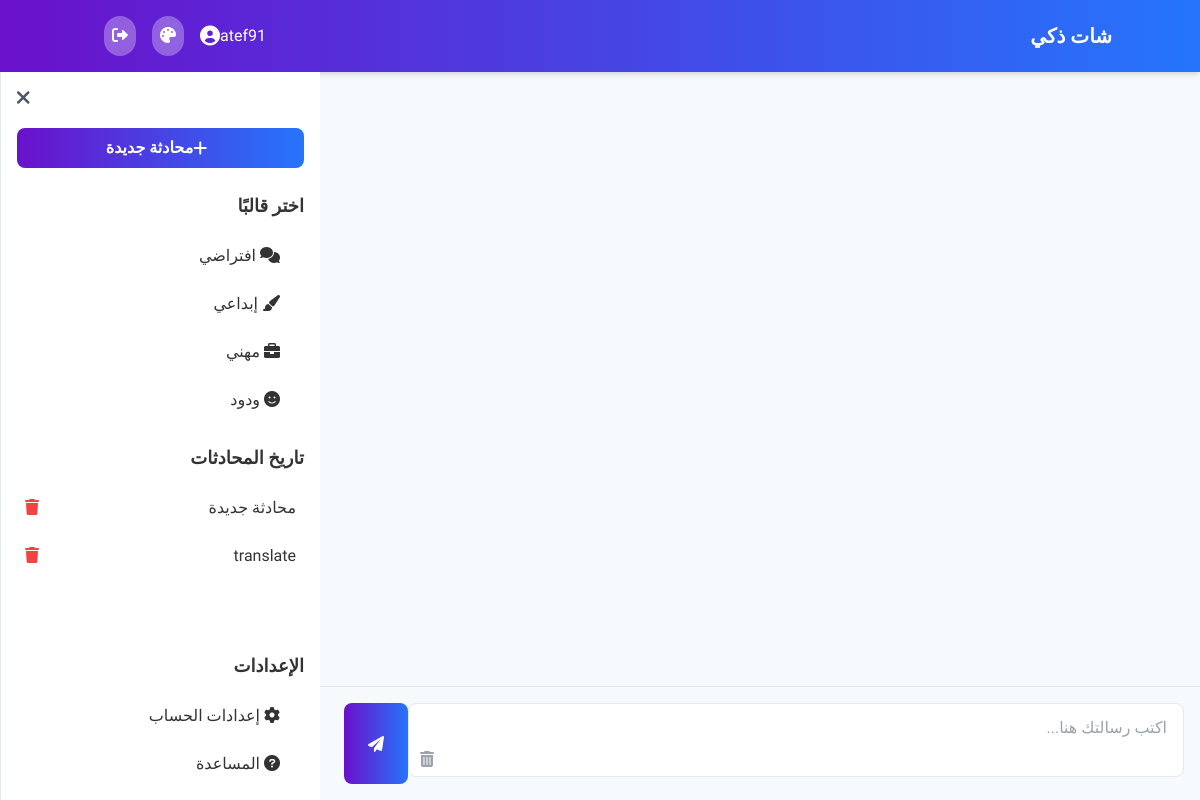
The page /chat (signed in) on the database its author committed.
### tables this page shows
CREATE TABLE users (
        id TEXT PRIMARY KEY,
        username TEXT UNIQUE,
        password_hash TEXT,
        theme TEXT DEFAULT 'light'
    , language TEXT DEFAULT 'ar');

### app.py (the view)
@app.route('/chat')
def chat():
    if 'user_id' not in session:
        return render_template('login.html')
    conn = sqlite3.connect('chat_app.db')
    c = conn.cursor()
    c.execute("SELECT theme, language FROM users WHERE id = ?", (session['user_id'],))
    user = c.fetchone()
    c.execute("SELECT id FROM conversations WHERE user_id = ?", (session['user_id'],))
    if not c.fetchone():
        c.execute("INSERT INTO conversations (user_id, title) VALUES (?, ?)",
                 (session['user_id'], "محادثة افتراضية"))
        conn.commit()
    conn.close()
    return render_template('chat.html', templates=prompt_templates, theme=user[0], language=user[1], username=session['username'])

### templates/chat.html (shortened to what this page needs)
<!DOCTYPE html>
<html lang="{{ language }}" dir="{{ 'rtl' if language == 'ar' else 'ltr' }}">
<head>
    <link href="https://cdn.jsdelivr.net/npm/tailwindcss@2.2.19/dist/tailwind.min.css" rel="stylesheet">
    <link rel="stylesheet" href="https://cdnjs.cloudflare.com/ajax/libs/font-awesome/6.0.0-beta3/css/all.min.css">
    <link rel="stylesheet" href="https://cdnjs.cloudflare.com/ajax/libs/highlight.js/11.7.0/styles/atom-one-dark.min.css">
</head>
<body data-theme="{{ theme }}">
    <div class="flex flex-col min-h-screen">
        <header class="bg-gradient-to-r from-primary-color to-secondary-color p-4 shadow-md" style="background-image: linear-gradient(to right, var(--primary-color), var(--secondary-color));">
            <div class="container mx-auto flex justify-between items-center">
                <div class="flex items-center">
                    <div class="text-white font-bold text-xl">{{ 'شات ذكي' if language == 'ar' else 'Smart Chat' }}</div>
                </div>
                <div class="flex items-center space-x-4">
                    <div class="flex items-center space-x-2 ml-2">
                        <span class="text-white">{{ username }}</span>
                        <i class="fas fa-user-circle text-white text-xl"></i>
                    </div>
                    <div class="relative" id="theme-dropdown">
                        <button class="p-2 rounded-full bg-white bg-opacity-30 text-white hover:bg-opacity-40 transition focus:outline-none">
                            <i class="fas fa-palette"></i>
                        </button>
                    </div>
                    <button id="logout-btn" class="p-2 rounded-full bg-white bg-opacity-30 text-white hover:bg-opacity-40 transition focus:outline-none">
                        <i class="fas fa-sign-out-alt"></i>
                    </button>
                </div>
            </div>
        </header>
        <div class="flex flex-1 overflow-hidden relative">
            <div class="flex-1 flex flex-col">
                <div id="chat-messages" class="flex-1 overflow-y-auto p-4 space-y-4"></div>
                <div class="p-4 border-t border-gray-200" style="border-color: var(--border-color);">
                    <div class="flex space-x-2">
                        <div class="relative flex-1">
                            <textarea id="message-input" class="w-full pl-10 pr-4 py-3 border rounded-lg focus:outline-none focus:ring-2 focus:ring-blue-500 focus:border-transparent resize-none" style="background-color: var(--card-bg); color: var(--text-color); border-color: var(--border-color);" placeholder="{{ 'اكتب رسالتك هنا...' if language == 'ar' else 'Type your message here...' }}" rows="2"></textarea>
                            <button id="clear-chat-btn" class="absolute left-3 bottom-3 text-gray-400 hover:text-gray-600" title="{{ 'مسح المحادثة الحالية' if language == 'ar' else 'Clear current conversation' }}">
                                <i class="fas fa-trash-alt"></i>
                            </button>
                        </div>
                        <button id="send-btn" class="btn-primary text-white font-bold px-6 py-3 rounded-lg flex items-center justify-center" style="background-image: linear-gradient(to right, var(--primary-color), var(--secondary-color));">
                            <i class="fas fa-paper-plane"></i>
                        </button>
                    </div>
                </div>
            </div>
            <div id="sidebar" class="sidebar w-80 p-4 flex flex-col">
                <button id="close-sidebar-btn" class="self-end mb-4 text-gray-600 hover:text-gray-800">
                    <i class="fas fa-times text-xl"></i>
                </button>
                <div class="mb-6">
                    <button id="new-conversation-btn" class="btn-primary w-full text-white font-bold py-2 px-4 rounded-lg flex items-center justify-center" style="background-image: linear-gradient(to right, var(--primary-color), var(--secondary-color));">
                        <i class="fas fa-plus mr-2"></i> {{ 'محادثة جديدة' if language == 'ar' else 'New Conversation' }}
                    </button>
                </div>
                <div class="mb-6">
                    <h3 class="font-bold text-lg mb-4">{{ 'اختر قالبًا' if language == 'ar' else 'Choose a Template' }}</h3>
                    <div class="space-y-2">
                        <button class="sidebar-item w-full text-right px-4 py-2 rounded-lg hover:bg-opacity-10 transition" data-template="default">
                            <i class="fas fa-comments mr-2"></i> {{ 'افتراضي' if language == 'ar' else 'Default' }}
                        </button>
                        <button class="sidebar-item w-full text-right px-4 py-2 rounded-lg hover:bg-opacity-10 transition" data-template="creative">
                            <i class="fas fa-paint-brush mr-2"></i> {{ 'إبداعي' if language == 'ar' else 'Creative' }}
                        </button>
                        <button class="sidebar-item w-full text-right px-4 py-2 rounded-lg hover:bg-opacity-10 transition" data-template="professional">
                            <i class="fas fa-briefcase mr-2"></i> {{ 'مهني' if language == 'ar' else 'Professional' }}
                        </button>
                        <button class="sidebar-item w-full text-right px-4 py-2 rounded-lg hover:bg-opacity-10 transition" data-template="friendly">
                            <i class="fas fa-smile mr-2"></i> {{ 'ودود' if language == 'ar' else 'Friendly' }}
                        </button>
                    </div>
                </div>
                <div class="flex-1">
                    <h3 class="font-bold text-lg mb-4">{{ 'تاريخ المحادثات' if language == 'ar' else 'Chat History' }}</h3>
                    <div id="chat-history" class="space-y-2 overflow-y-auto" style="max-height: 400px;"></div>
                </div>
                <div class="mt-6">
                    <h3 class="font-bold text-lg mb-4">{{ 'الإعدادات' if language == 'ar' else 'Settings' }}</h3>
                    <div class="space-y-2">
                        <button class="sidebar-item w-full text-right px-4 py-2 rounded-lg hover:bg-opacity-10 transition" id="settings-btn">
                            <i class="fas fa-cog mr-2"></i> {{ 'إعدادات الحساب' if language == 'ar' else 'Account Settings' }}
                        </button>
                        <button class="sidebar-item w-full text-right px-4 py-2 rounded-lg hover:bg-opacity-10 transition" id="help-btn">
                            <i class="fas fa-question-circle mr-2"></i> {{ 'المساعدة' if language == 'ar' else 'Help' }}
                        </button>
                    </div>
                </div>
            </div>
        </div>
    </div>
</body>
</html>

### templates/chat.html (style rules this page uses)
:root { --primary-color: #6a11cb; --secondary-color: #2575fc; --text-color: #333333; --bg-color: #f7fafc; --card-bg: #ffffff; --border-color: #e2e8f0; --user-msg-bg: #e9f5ff; --ai-msg-bg: #f8f9fa; --hover-color: #f1f5f9; }
body { font-family: 'Tajawal', sans-serif; background-color: var(--bg-color); color: var(--text-color); transition: all 0.3s ease; }
.sidebar { background-color: var(--card-bg); border-left: 1px solid var(--border-color); transition: transform 0.3s ease; }
.btn-primary { background-image: linear-gradient(to right, var(--primary-color), var(--secondary-color)); transition: all 0.3s ease; }

### rows shown on the page
users: language "شات ذكي", username "atef91", language "اكتب رسالتك هنا...", language "محادثة جديدة", language "اختر قالبًا", language "افتراضي", language "إبداعي", language "مهني", language "ودود", language "تاريخ المحادثات", language "الإعدادات", language "إعدادات الحساب", language "المساعدة"
